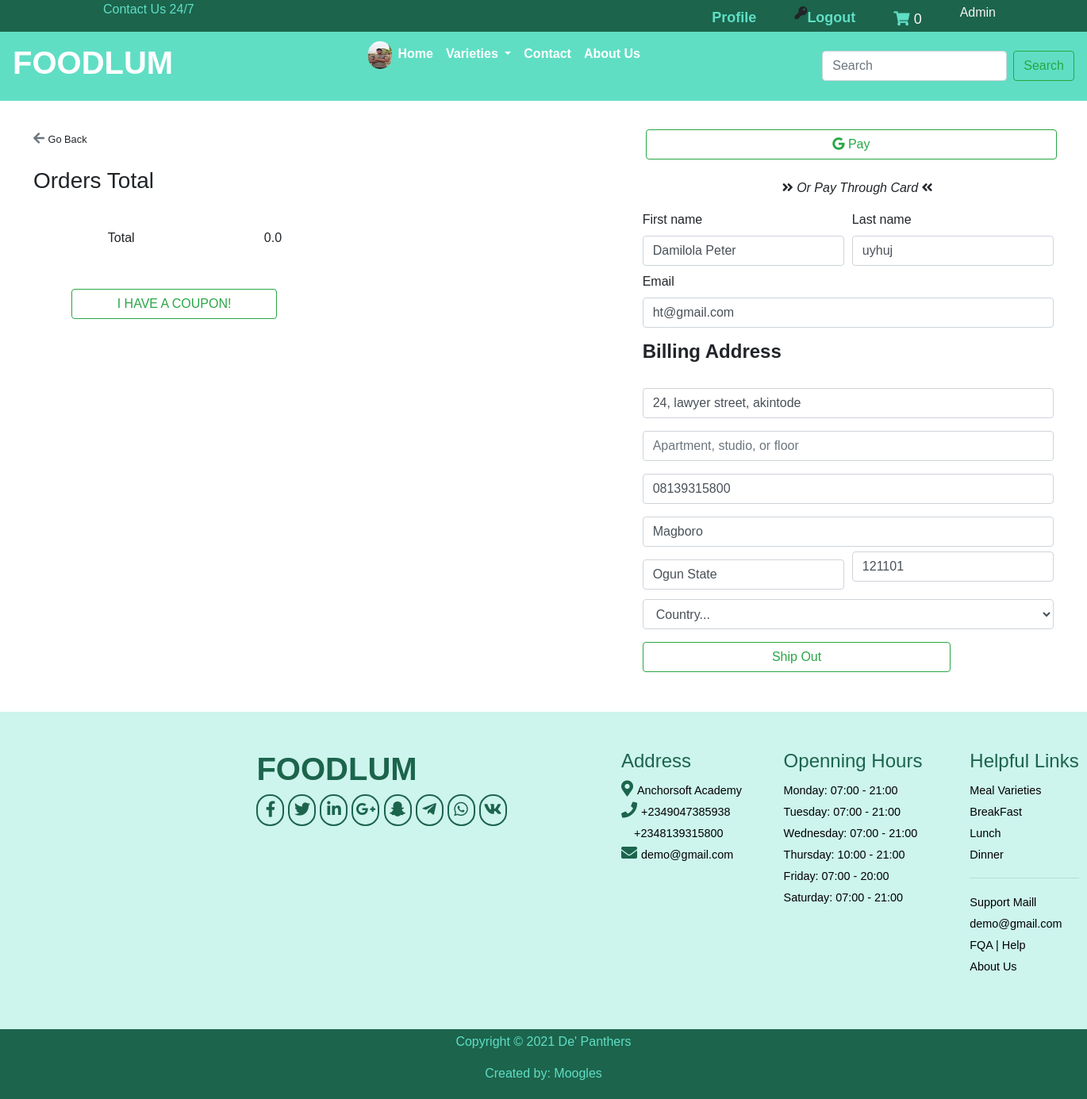
Screenshot of /checkout/ (signed in) with the database file from the repository.
### userprofile/models.py (models this page shows, shortened)
class UProfile(models.Model):
    user = models.OneToOneField(User, on_delete=models.CASCADE)
    first_name = models.CharField(max_length=100)
    last_name = models.CharField(max_length=100)
    email = models.EmailField(max_length=100)
    phone = models.CharField(max_length=100, blank=True, null=True)
    address = models.CharField(max_length=100, blank=True, null=True)
    state = models.CharField(max_length=40, blank=True, null=True)
    image = models.ImageField(upload_to ='profile', default='profile.jpg', blank=True, null=True)
    city = models.CharField(max_length=100,blank=True, null=True)
    zip = models.IntegerField(blank=True, null=True)
    cart_code = models.AutoField(primary_key=True, serialize=True)
    class Meta:
        db_table = 'uprofile'
        managed = True
        verbose_name = 'UProfile'
        verbose_name_plural = 'UProfiles'

### foodie/views.py (the view)
# urls.py: path('checkout/', views.checkout, name='checkout'),
@login_required(login_url='loggin')
def checkout(request):
    carty= Shopcart.objects.filter(user__username = request.user.username,item_paid=False)
    profile = UProfile.objects.get(user__username= request.user.username)
    subtotal=0
    vat=0
    total= 0
    for item in carty:
        if item.meal.discount:
            subtotal += item.meal.discount + item.quantity
        else:
            subtotal += item.meal.price + item.quantity
    vat = 0.075 * subtotal
    total= subtotal + vat
    context ={
        'carty':carty,
        'subtotal':subtotal,
        'vat':vat,
        'total':total,
        'profile':profile,
    }
    return render(request, 'checkout.html', context)

### foodie/context_processor.py (called while the page is built)
def dropdown(request):
    variety= Variety.objects.all()
    context={
        'variety':variety
    }
    return context

def cartpros(request):
    carty= Shopcart.objects.filter(user__username = request.user.username, item_paid=False)
    cartcount = 0
    for item in carty:
        cartcount += item.quantity
    context ={
        'cartcount':cartcount,
    }
    return context

### foodie/templates/checkout.html (shortened to what this page needs)
{% extends 'base.html' %}
{% load static %}
{% load humanize %}
{% load mathfilters %}
{% block header %}
  {% include "heder.html" %}
{% endblock header %}
{% block content %}
<div class="container-fluid">
  <div class="row justify-content-between">
    <div class=" col-12 col-md-5">&nbsp;
      <div class="smallie">
        <a href="{% url 'cart' %}" class="go text-muted"><i class=" fas fa-arrow-left"></i></a>
        <small> Go Back</a></small>
      </div>&nbsp;
      <h3>Orders Total</h3>
      <table class="table table-borderless w-100">
        <tbody>
          <tr class="table-border">
            <th></th>
            <td>Total</td>
            <td>{{total}}</td>
            <th></th>
          </tr>
        </tbody>
      </table>&nbsp;
      <div class="cou">
        <a href="" type="button" class="btn btn-outline-success w-50 ml-5">I HAVE A COUPON!</a>
      </div>
    </div>&nbsp;&nbsp;&nbsp;
    <div class="col-md-5">
      <a href="" type="button" class="btn btn-outline-success w-100 mb-4 ml-1"><i class=" fab fa-google"></i> Pay</a>
      <div class="tii">
        <p><em><i class="fas fa-angle-double-right"></i> Or Pay Through Card <i class="fas fa-angle-double-left"></i></em></p>
      </div>
      <form class="" method="POST" action="{% url 'paidorder' %}">
        <div class="form-row">
          <div class="col pb-2">
            <label for="">First name</label>
            <input type="text" name="first_name" value="{{profile.first_name}}" class="form-control" placeholder="First name">
          </div>
          <div class="col pb-2">
            <label for="">Last name</label>
            <input type="text" name="last_name" value="{{profile.last_name}}" class="form-control" placeholder="Last name">
          </div>
        </div>
        <div class="form-group">
          <label for="inputEmail4">Email</label>
          <input type="email" name="email" value="{{profile.email}}" class="form-control" id="inputEmail4" placeholder="Email">
        </div>
        <h4><strong>Billing Address</strong></h4>
        <div class="form-group">
          <input type="text" name="address" class="form-control" value="{{profile.address}}" id="inputAddress" placeholder="1234 Main St">
        </div>
        <div class="form-group">
          <input type="text" class="form-control" id="inputAddress2" placeholder="Apartment, studio, or floor">
        </div>
        <div class="form-group">
          <input type="text" class="form-control" name="phone" value="{{profile.phone}}" id="text" placeholder="Number">
        </div>
        <div class="form-group">
          <input type="text" class="form-control" name="city" value="{{profile.city}}" id="inputCity" placeholder="City">
        </div>
        <div class="form-row">
          <div class="col pb-2">
            <input type="text" class="form-control" name="state" value="{{profile.state}}" id="inputState" placeholder="State">
          </div>
          <div class="col pb-2">
            <input type="text" class="form-control zip" name="zip" value="{{profile.zip}}" id="inputZip" placeholder="Zip">
          </div>
        </div>
        <div class="form-group">
          <select id="inputCountry" class="form-control mt-1">
            <option selected>Country...</option>
          </select>
        </div>
        <button type="submit" class="btn btn-outline-success w-75">Ship Out</button>
      </form>
    </div>
  </div>
</div>
{% endblock content %}
{% block prefoot %}
   {% include 'prefoot_one.html' %}
{% endblock prefoot %}

### foodie/templates/heder.html (shortened to what this page needs)
{% load static %}
{% load sample_tags %}
<div class="topheader container-fluid" style="background: #1c644c">
  <div class="semitop container">
    <div class="lefted text-success">
      <p><a href=""  class="" style="text-decoration: none;color: #5fdec4;">Contact Us 24/7</a></p>
    </div>
    <div class="righted text-right ml-auto">
      {% if user.is_authenticated %}
        <button><a href="{% url 'profile' %}" class="l" style="text-decoration: none;color: #5fdec4;"><strong>Profile</strong></a></button>
        <i class=" fas fa-key mt-2 ml-5"></i>
        <button><a href="{% url 'loggout' %}" class="l" style="text-decoration: none;color: #5fdec4;"><strong>Logout</strong></a></button>
        <button><a href="{% url 'cart' %}" class="o ml-5"><i class="fas fa-shopping-cart mt-2" style="text-decoration: none;color: #5fdec4;"></i>
          {% if cartcount > 0 %}
            <span style="text-decoration: none;color: #5fdec4;">{{cartcount}}</span>
          {% else %}
          0
          {% endif %}
        </a></button>
      {% else %}
        <i class=" fas fa-key mt-2"></i>
        <button><a href="{% url 'loggin' %}" class="l" style="text-decoration: none;color: #5fdec4;"><strong>Login</strong></a></button>
        <button><a href="{% url 'signup' %}" class="l ml-5" style="text-decoration: none;color: #5fdec4;"><strong>Signup</strong></a></button>
      {% endif %}
      {% if user.profile.first_name %}
        <p class="o ml-5 mt-1 bg-primary">Hi {{user.profile.first_name|title}}</p>
      {% else %}
      <p class="o ml-5 mt-1">{{user.username|title}}</p>
      {% endif %}
    </div>
  </div>
</div>
<nav class="navbar navbar-expand-lg navbar-light" style="background: #5fdec4;">
  <a class="navbar-brand text-white" href="{% url 'index'  %}"><h1 style="text-decoration: none;" class="foodlum"><strong>FOODLUM</strong></h1></a>
  <div class="collapse navbar-collapse" id="navbarSupportedContent">
    <ul class="navbar-nav mx-auto">
      {% if user.is_authenticated %}
      <a href="{% url 'profile' %}" class="l"><img src="{{profile.image.url}}" class="img-square h-50 ml-2 mt-1" style="width: 30px;border-radius: 15px;"></a>
      {% endif %}
      <li class="nav-item active">
        <p><a class="nav-link text-white" href="{% url 'index' %}"><strong>Home </strong><span class="sr-only">(current)</span></a></p>
      </li>
      <li class="nav-item dropdown">
        <a class="nav-link dropdown-toggle text-white" href="#" id="navbarDropdown" role="button" data-toggle="dropdown" aria-haspopup="true" aria-expanded="false"><strong>
          Varieties
        </strong></a>
      </li>
      <li class="nav-item">
        <p><a class="nav-link text-white" href="{% url 'contactus' %}" tabindex="-1" aria-disabled="true"><strong> Contact</strong></a></p>
      </li>
      <li class="nav-item">
        <p><a class="nav-link text-white" href="#" tabindex="-1" aria-disabled="true"><strong> About Us</strong></a></p>
      </li>
    </ul>
    <form class="form-inline my-2 my-lg-0" method="POST" action="{% url 'searched' %}">
      <input class="form-control mr-sm-2" name="itemsearch" type="search" placeholder="Search" aria-label="Search">
      <button class="btn btn-outline-success my-2 my-sm-0" type="submit">Search</button>
    </form>
  </div>
</nav>

### foodie/static/css/style.css (style rules this page uses)
* { padding: 0; margin: 0; }
html { overflow-x: hidden; padding: 0; margin: 0; }
body { font-family: Verdana, Geneva, sans-serif; padding: 0; margin: 0; box-sizing: border-box; }
.navbar { position: sticky; z-index: 400; }
.row { margin: 12px; }
.topheader { height: 5vh; }
.semitop { position: relative; }
.righted { position: absolute; top: 0; right: 0; display: flex; }
.righted button { border: none; text-decoration: none; background: none; font-size: large; }
.o, .l { color: whitesmoke; text-decoration: none; }
.tii { margin-left: 11rem; }
.zip { margin-top: -10px; }

### rows the page displays
UProfile: image (picture), first_name "Damilola Peter", last_name "uyhuj", email "ht@gmail.com", address "24, lawyer street, akintode", phone "08139315800", city "Magboro", state "Ogun State", zip "121101"

### other values shown
{{ user.username|title }} "Admin"
{{ total }} "0.0"
